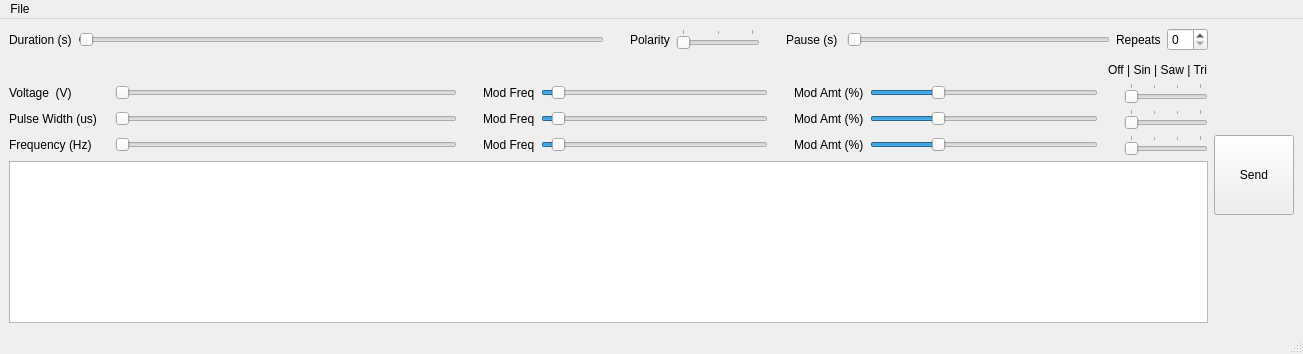
<?xml version="1.0" encoding="UTF-8"?>
<ui version="4.0">
 <class>MainWindow</class>
 <widget class="QMainWindow" name="MainWindow">
  <property name="geometry">
   <rect>
    <x>0</x>
    <y>0</y>
    <width>1303</width>
    <height>354</height>
   </rect>
  </property>
  <property name="windowTitle">
   <string>Burst Creator</string>
  </property>
  <widget class="QWidget" name="centralwidget">
   <layout class="QHBoxLayout" name="horizontalLayout_7">
    <item>
     <layout class="QHBoxLayout" name="horizontalLayout">
      <item>
       <layout class="QVBoxLayout" name="verticalLayout">
        <item>
         <layout class="QHBoxLayout" name="horizontalLayout_2">
          <item>
           <widget class="QLabel" name="labelDuration">
            <property name="text">
             <string>Duration (s)</string>
            </property>
           </widget>
          </item>
          <item>
           <widget class="QSliderWithTooltip" name="sliderDuration">
            <property name="sizePolicy">
             <sizepolicy hsizetype="Expanding" vsizetype="Fixed">
              <horstretch>2</horstretch>
              <verstretch>0</verstretch>
             </sizepolicy>
            </property>
            <property name="minimum">
             <number>5</number>
            </property>
            <property name="maximum">
             <number>5000</number>
            </property>
            <property name="singleStep">
             <number>10</number>
            </property>
            <property name="value">
             <number>10</number>
            </property>
            <property name="orientation">
             <enum>Qt::Orientation::Horizontal</enum>
            </property>
           </widget>
          </item>
          <item>
           <spacer name="horizontalSpacer_4">
            <property name="orientation">
             <enum>Qt::Orientation::Horizontal</enum>
            </property>
            <property name="sizeType">
             <enum>QSizePolicy::Policy::Fixed</enum>
            </property>
            <property name="sizeHint" stdset="0">
             <size>
              <width>20</width>
              <height>20</height>
             </size>
            </property>
           </spacer>
          </item>
          <item>
           <widget class="QLabel" name="label_7">
            <property name="text">
             <string>Polarity</string>
            </property>
           </widget>
          </item>
          <item>
           <widget class="QSlider" name="sliderPolarity">
            <property name="sizePolicy">
             <sizepolicy hsizetype="Fixed" vsizetype="Fixed">
              <horstretch>0</horstretch>
              <verstretch>0</verstretch>
             </sizepolicy>
            </property>
            <property name="minimumSize">
             <size>
              <width>40</width>
              <height>0</height>
             </size>
            </property>
            <property name="minimum">
             <number>0</number>
            </property>
            <property name="maximum">
             <number>2</number>
            </property>
            <property name="pageStep">
             <number>1</number>
            </property>
            <property name="orientation">
             <enum>Qt::Orientation::Horizontal</enum>
            </property>
            <property name="tickPosition">
             <enum>QSlider::TickPosition::TicksAbove</enum>
            </property>
            <property name="tickInterval">
             <number>1</number>
            </property>
           </widget>
          </item>
          <item>
           <spacer name="horizontalSpacer_5">
            <property name="orientation">
             <enum>Qt::Orientation::Horizontal</enum>
            </property>
            <property name="sizeType">
             <enum>QSizePolicy::Policy::Fixed</enum>
            </property>
            <property name="sizeHint" stdset="0">
             <size>
              <width>20</width>
              <height>20</height>
             </size>
            </property>
           </spacer>
          </item>
          <item>
           <widget class="QLabel" name="label_8">
            <property name="text">
             <string>Pause (s) </string>
            </property>
           </widget>
          </item>
          <item>
           <widget class="QSliderWithTooltip" name="sliderPause">
            <property name="sizePolicy">
             <sizepolicy hsizetype="Expanding" vsizetype="Fixed">
              <horstretch>1</horstretch>
              <verstretch>0</verstretch>
             </sizepolicy>
            </property>
            <property name="minimum">
             <number>5</number>
            </property>
            <property name="maximum">
             <number>50</number>
            </property>
            <property name="singleStep">
             <number>1</number>
            </property>
            <property name="orientation">
             <enum>Qt::Orientation::Horizontal</enum>
            </property>
           </widget>
          </item>
          <item>
           <widget class="QLabel" name="label_9">
            <property name="text">
             <string>Repeats</string>
            </property>
           </widget>
          </item>
          <item>
           <widget class="QSpinBox" name="spinRepeats"/>
          </item>
         </layout>
        </item>
        <item>
         <layout class="QHBoxLayout" name="horizontalLayout_6">
          <item>
           <spacer name="horizontalSpacer_6">
            <property name="orientation">
             <enum>Qt::Orientation::Horizontal</enum>
            </property>
            <property name="sizeHint" stdset="0">
             <size>
              <width>40</width>
              <height>20</height>
             </size>
            </property>
           </spacer>
          </item>
          <item alignment="Qt::AlignmentFlag::Qt::AlignmentFlag::AlignBottom">
           <widget class="QLabel" name="label_12">
            <property name="text">
             <string>Off | Sin | Saw | Tri</string>
            </property>
           </widget>
          </item>
         </layout>
        </item>
        <item>
         <layout class="QHBoxLayout" name="horizontalLayout_3">
          <item>
           <widget class="QLabel" name="label">
            <property name="sizePolicy">
             <sizepolicy hsizetype="Fixed" vsizetype="Preferred">
              <horstretch>0</horstretch>
              <verstretch>0</verstretch>
             </sizepolicy>
            </property>
            <property name="minimumSize">
             <size>
              <width>100</width>
              <height>0</height>
             </size>
            </property>
            <property name="text">
             <string>Voltage  (V)</string>
            </property>
           </widget>
          </item>
          <item>
           <widget class="QSliderWithTooltip" name="sliderVoltage">
            <property name="sizePolicy">
             <sizepolicy hsizetype="Expanding" vsizetype="Fixed">
              <horstretch>3</horstretch>
              <verstretch>0</verstretch>
             </sizepolicy>
            </property>
            <property name="minimumSize">
             <size>
              <width>0</width>
              <height>0</height>
             </size>
            </property>
            <property name="minimum">
             <number>10</number>
            </property>
            <property name="maximum">
             <number>100</number>
            </property>
            <property name="orientation">
             <enum>Qt::Orientation::Horizontal</enum>
            </property>
           </widget>
          </item>
          <item>
           <spacer name="horizontalSpacer_7">
            <property name="orientation">
             <enum>Qt::Orientation::Horizontal</enum>
            </property>
            <property name="sizeType">
             <enum>QSizePolicy::Policy::Fixed</enum>
            </property>
            <property name="sizeHint" stdset="0">
             <size>
              <width>20</width>
              <height>20</height>
             </size>
            </property>
           </spacer>
          </item>
          <item>
           <widget class="QLabel" name="label_10">
            <property name="text">
             <string>Mod Freq</string>
            </property>
           </widget>
          </item>
          <item>
           <widget class="QSliderWithTooltip" name="sliderVoltageModFreq">
            <property name="sizePolicy">
             <sizepolicy hsizetype="Expanding" vsizetype="Fixed">
              <horstretch>2</horstretch>
              <verstretch>0</verstretch>
             </sizepolicy>
            </property>
            <property name="minimumSize">
             <size>
              <width>0</width>
              <height>0</height>
             </size>
            </property>
            <property name="minimum">
             <number>1</number>
            </property>
            <property name="maximum">
             <number>200</number>
            </property>
            <property name="singleStep">
             <number>1</number>
            </property>
            <property name="value">
             <number>10</number>
            </property>
            <property name="orientation">
             <enum>Qt::Orientation::Horizontal</enum>
            </property>
           </widget>
          </item>
          <item>
           <spacer name="horizontalSpacer">
            <property name="orientation">
             <enum>Qt::Orientation::Horizontal</enum>
            </property>
            <property name="sizeType">
             <enum>QSizePolicy::Policy::Fixed</enum>
            </property>
            <property name="sizeHint" stdset="0">
             <size>
              <width>20</width>
              <height>20</height>
             </size>
            </property>
           </spacer>
          </item>
          <item>
           <widget class="QLabel" name="label_2">
            <property name="text">
             <string>Mod Amt (%)</string>
            </property>
           </widget>
          </item>
          <item>
           <widget class="QSliderWithTooltip" name="sliderVoltageModAmt">
            <property name="sizePolicy">
             <sizepolicy hsizetype="Expanding" vsizetype="Fixed">
              <horstretch>2</horstretch>
              <verstretch>0</verstretch>
             </sizepolicy>
            </property>
            <property name="minimumSize">
             <size>
              <width>0</width>
              <height>0</height>
             </size>
            </property>
            <property name="minimum">
             <number>100</number>
            </property>
            <property name="maximum">
             <number>800</number>
            </property>
            <property name="singleStep">
             <number>10</number>
            </property>
            <property name="value">
             <number>300</number>
            </property>
            <property name="orientation">
             <enum>Qt::Orientation::Horizontal</enum>
            </property>
            <property name="tickPosition">
             <enum>QSlider::TickPosition::NoTicks</enum>
            </property>
            <property name="tickInterval">
             <number>200</number>
            </property>
           </widget>
          </item>
          <item>
           <spacer name="horizontalSpacer_8">
            <property name="orientation">
             <enum>Qt::Orientation::Horizontal</enum>
            </property>
            <property name="sizeType">
             <enum>QSizePolicy::Policy::Fixed</enum>
            </property>
            <property name="sizeHint" stdset="0">
             <size>
              <width>20</width>
              <height>20</height>
             </size>
            </property>
           </spacer>
          </item>
          <item>
           <widget class="QSlider" name="sliderVoltageWaveform">
            <property name="maximum">
             <number>3</number>
            </property>
            <property name="pageStep">
             <number>1</number>
            </property>
            <property name="orientation">
             <enum>Qt::Orientation::Horizontal</enum>
            </property>
            <property name="tickPosition">
             <enum>QSlider::TickPosition::TicksAbove</enum>
            </property>
            <property name="tickInterval">
             <number>1</number>
            </property>
           </widget>
          </item>
         </layout>
        </item>
        <item>
         <layout class="QHBoxLayout" name="horizontalLayout_5">
          <item>
           <widget class="QLabel" name="label_5">
            <property name="sizePolicy">
             <sizepolicy hsizetype="Fixed" vsizetype="Preferred">
              <horstretch>0</horstretch>
              <verstretch>0</verstretch>
             </sizepolicy>
            </property>
            <property name="minimumSize">
             <size>
              <width>100</width>
              <height>0</height>
             </size>
            </property>
            <property name="text">
             <string>Pulse Width (us)</string>
            </property>
           </widget>
          </item>
          <item>
           <widget class="QSliderWithTooltip" name="sliderPW">
            <property name="sizePolicy">
             <sizepolicy hsizetype="Expanding" vsizetype="Fixed">
              <horstretch>3</horstretch>
              <verstretch>0</verstretch>
             </sizepolicy>
            </property>
            <property name="minimum">
             <number>600</number>
            </property>
            <property name="maximum">
             <number>2500</number>
            </property>
            <property name="singleStep">
             <number>100</number>
            </property>
            <property name="pageStep">
             <number>100</number>
            </property>
            <property name="orientation">
             <enum>Qt::Orientation::Horizontal</enum>
            </property>
           </widget>
          </item>
          <item>
           <spacer name="horizontalSpacer_9">
            <property name="orientation">
             <enum>Qt::Orientation::Horizontal</enum>
            </property>
            <property name="sizeType">
             <enum>QSizePolicy::Policy::Fixed</enum>
            </property>
            <property name="sizeHint" stdset="0">
             <size>
              <width>20</width>
              <height>20</height>
             </size>
            </property>
           </spacer>
          </item>
          <item>
           <widget class="QLabel" name="label_11">
            <property name="text">
             <string>Mod Freq</string>
            </property>
           </widget>
          </item>
          <item>
           <widget class="QSliderWithTooltip" name="sliderPWModFreq">
            <property name="sizePolicy">
             <sizepolicy hsizetype="Expanding" vsizetype="Fixed">
              <horstretch>2</horstretch>
              <verstretch>0</verstretch>
             </sizepolicy>
            </property>
            <property name="minimum">
             <number>1</number>
            </property>
            <property name="maximum">
             <number>200</number>
            </property>
            <property name="singleStep">
             <number>1</number>
            </property>
            <property name="value">
             <number>10</number>
            </property>
            <property name="orientation">
             <enum>Qt::Orientation::Horizontal</enum>
            </property>
           </widget>
          </item>
          <item>
           <spacer name="horizontalSpacer_3">
            <property name="orientation">
             <enum>Qt::Orientation::Horizontal</enum>
            </property>
            <property name="sizeType">
             <enum>QSizePolicy::Policy::Fixed</enum>
            </property>
            <property name="sizeHint" stdset="0">
             <size>
              <width>20</width>
              <height>20</height>
             </size>
            </property>
           </spacer>
          </item>
          <item>
           <widget class="QLabel" name="label_6">
            <property name="text">
             <string>Mod Amt (%)</string>
            </property>
           </widget>
          </item>
          <item>
           <widget class="QSliderWithTooltip" name="sliderPWModAmt">
            <property name="sizePolicy">
             <sizepolicy hsizetype="Expanding" vsizetype="Fixed">
              <horstretch>2</horstretch>
              <verstretch>0</verstretch>
             </sizepolicy>
            </property>
            <property name="minimum">
             <number>100</number>
            </property>
            <property name="maximum">
             <number>800</number>
            </property>
            <property name="singleStep">
             <number>10</number>
            </property>
            <property name="value">
             <number>300</number>
            </property>
            <property name="orientation">
             <enum>Qt::Orientation::Horizontal</enum>
            </property>
           </widget>
          </item>
          <item>
           <spacer name="horizontalSpacer_11">
            <property name="orientation">
             <enum>Qt::Orientation::Horizontal</enum>
            </property>
            <property name="sizeType">
             <enum>QSizePolicy::Policy::Fixed</enum>
            </property>
            <property name="sizeHint" stdset="0">
             <size>
              <width>20</width>
              <height>20</height>
             </size>
            </property>
           </spacer>
          </item>
          <item>
           <widget class="QSlider" name="sliderPWModWaveform">
            <property name="maximum">
             <number>3</number>
            </property>
            <property name="pageStep">
             <number>1</number>
            </property>
            <property name="orientation">
             <enum>Qt::Orientation::Horizontal</enum>
            </property>
            <property name="tickPosition">
             <enum>QSlider::TickPosition::TicksAbove</enum>
            </property>
            <property name="tickInterval">
             <number>1</number>
            </property>
           </widget>
          </item>
         </layout>
        </item>
        <item>
         <layout class="QHBoxLayout" name="horizontalLayout_4">
          <item>
           <widget class="QLabel" name="label_3">
            <property name="sizePolicy">
             <sizepolicy hsizetype="Fixed" vsizetype="Preferred">
              <horstretch>0</horstretch>
              <verstretch>0</verstretch>
             </sizepolicy>
            </property>
            <property name="minimumSize">
             <size>
              <width>100</width>
              <height>0</height>
             </size>
            </property>
            <property name="text">
             <string>Frequency (Hz)</string>
            </property>
           </widget>
          </item>
          <item>
           <widget class="QSliderWithTooltip" name="sliderFrequency">
            <property name="sizePolicy">
             <sizepolicy hsizetype="Expanding" vsizetype="Fixed">
              <horstretch>3</horstretch>
              <verstretch>0</verstretch>
             </sizepolicy>
            </property>
            <property name="minimum">
             <number>170</number>
            </property>
            <property name="maximum">
             <number>5000</number>
            </property>
            <property name="singleStep">
             <number>100</number>
            </property>
            <property name="pageStep">
             <number>100</number>
            </property>
            <property name="orientation">
             <enum>Qt::Orientation::Horizontal</enum>
            </property>
           </widget>
          </item>
          <item>
           <spacer name="horizontalSpacer_10">
            <property name="orientation">
             <enum>Qt::Orientation::Horizontal</enum>
            </property>
            <property name="sizeType">
             <enum>QSizePolicy::Policy::Fixed</enum>
            </property>
            <property name="sizeHint" stdset="0">
             <size>
              <width>20</width>
              <height>20</height>
             </size>
            </property>
           </spacer>
          </item>
          <item>
           <widget class="QLabel" name="label_13">
            <property name="text">
             <string>Mod Freq</string>
            </property>
           </widget>
          </item>
          <item>
           <widget class="QSliderWithTooltip" name="sliderFrequencyModFreq">
            <property name="sizePolicy">
             <sizepolicy hsizetype="Expanding" vsizetype="Fixed">
              <horstretch>2</horstretch>
              <verstretch>0</verstretch>
             </sizepolicy>
            </property>
            <property name="minimum">
             <number>1</number>
            </property>
            <property name="maximum">
             <number>200</number>
            </property>
            <property name="singleStep">
             <number>1</number>
            </property>
            <property name="value">
             <number>10</number>
            </property>
            <property name="orientation">
             <enum>Qt::Orientation::Horizontal</enum>
            </property>
           </widget>
          </item>
          <item>
           <spacer name="horizontalSpacer_2">
            <property name="orientation">
             <enum>Qt::Orientation::Horizontal</enum>
            </property>
            <property name="sizeType">
             <enum>QSizePolicy::Policy::Fixed</enum>
            </property>
            <property name="sizeHint" stdset="0">
             <size>
              <width>20</width>
              <height>20</height>
             </size>
            </property>
           </spacer>
          </item>
          <item>
           <widget class="QLabel" name="label_4">
            <property name="text">
             <string>Mod Amt (%)</string>
            </property>
           </widget>
          </item>
          <item>
           <widget class="QSliderWithTooltip" name="sliderFrequencyModAmt">
            <property name="sizePolicy">
             <sizepolicy hsizetype="Expanding" vsizetype="Fixed">
              <horstretch>2</horstretch>
              <verstretch>0</verstretch>
             </sizepolicy>
            </property>
            <property name="minimum">
             <number>100</number>
            </property>
            <property name="maximum">
             <number>800</number>
            </property>
            <property name="singleStep">
             <number>10</number>
            </property>
            <property name="value">
             <number>300</number>
            </property>
            <property name="orientation">
             <enum>Qt::Orientation::Horizontal</enum>
            </property>
           </widget>
          </item>
          <item>
           <spacer name="horizontalSpacer_12">
            <property name="orientation">
             <enum>Qt::Orientation::Horizontal</enum>
            </property>
            <property name="sizeType">
             <enum>QSizePolicy::Policy::Fixed</enum>
            </property>
            <property name="sizeHint" stdset="0">
             <size>
              <width>20</width>
              <height>20</height>
             </size>
            </property>
           </spacer>
          </item>
          <item>
           <widget class="QSlider" name="sliderFrequencyModWaveform">
            <property name="maximum">
             <number>3</number>
            </property>
            <property name="pageStep">
             <number>1</number>
            </property>
            <property name="orientation">
             <enum>Qt::Orientation::Horizontal</enum>
            </property>
            <property name="tickPosition">
             <enum>QSlider::TickPosition::TicksAbove</enum>
            </property>
            <property name="tickInterval">
             <number>1</number>
            </property>
           </widget>
          </item>
         </layout>
        </item>
        <item>
         <widget class="QTextEdit" name="textEdit">
          <property name="minimumSize">
           <size>
            <width>0</width>
            <height>50</height>
           </size>
          </property>
         </widget>
        </item>
       </layout>
      </item>
      <item>
       <widget class="QPushButton" name="buttonSend">
        <property name="minimumSize">
         <size>
          <width>0</width>
          <height>80</height>
         </size>
        </property>
        <property name="text">
         <string>Send</string>
        </property>
       </widget>
      </item>
     </layout>
    </item>
   </layout>
  </widget>
  <widget class="QMenuBar" name="menubar">
   <property name="geometry">
    <rect>
     <x>0</x>
     <y>0</y>
     <width>1303</width>
     <height>22</height>
    </rect>
   </property>
   <widget class="QMenu" name="menuFile">
    <property name="title">
     <string>File</string>
    </property>
    <addaction name="actionCOM_setting"/>
    <addaction name="actionExit"/>
   </widget>
   <addaction name="menuFile"/>
  </widget>
  <widget class="QStatusBar" name="statusbar"/>
  <action name="actionCOM_setting">
   <property name="text">
    <string>COM setting</string>
   </property>
  </action>
  <action name="actionExit">
   <property name="text">
    <string>Exit</string>
   </property>
  </action>
 </widget>
 <customwidgets>
  <customwidget>
   <class>QSliderWithTooltip</class>
   <extends>QSlider</extends>
   <header>qsliderWithTooltip</header>
  </customwidget>
 </customwidgets>
 <resources/>
 <connections/>
 <buttongroups>
  <buttongroup name="buttonGroupVoltage"/>
  <buttongroup name="buttonGroupPW"/>
  <buttongroup name="buttonGroupFreq"/>
  <buttongroup name="buttonGroupPolarity"/>
 </buttongroups>
</ui>
